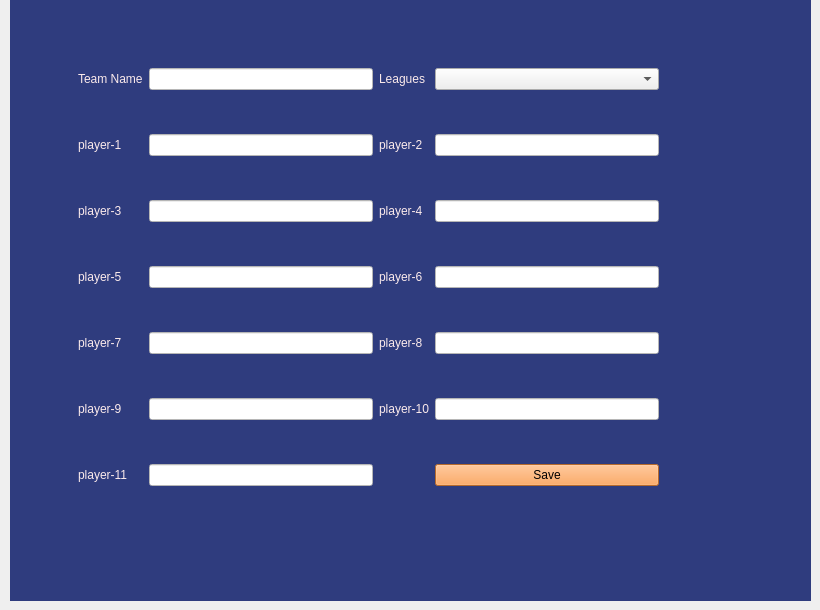
         <widget class="QWidget" name="tab_2">
          <attribute name="title">
           <string>ADD NEW </string>
          </attribute>
          <widget class="QWidget" name="gridLayoutWidget">
           <property name="geometry">
            <rect>
             <x>78</x>
             <y>30</y>
             <width>581</width>
             <height>501</height>
            </rect>
           </property>
           <layout class="QGridLayout" name="gridLayout_2">
            <item row="6" column="1">
             <widget class="QLineEdit" name="player10">
              <property name="styleSheet">
               <string notr="true">background-color: rgb(255, 255, 255);</string>
              </property>
             </widget>
            </item>
            <item row="2" column="3">
             <widget class="QLineEdit" name="player3">
              <property name="styleSheet">
               <string notr="true">background-color: rgb(255, 255, 255);</string>
              </property>
             </widget>
            </item>
            <item row="5" column="0">
             <widget class="QLabel" name="label_21">
              <property name="styleSheet">
               <string notr="true">font: 10pt &quot;Simplified Arabic&quot;;
color: rgb(251, 234, 235);
background-color: rgb(47, 60, 126);
font: 700 10pt &quot;Segoe UI&quot;;</string>
              </property>
              <property name="text">
               <string>player-9</string>
              </property>
             </widget>
            </item>
            <item row="2" column="2">
             <widget class="QLabel" name="label_17">
              <property name="styleSheet">
               <string notr="true">font: 10pt &quot;Simplified Arabic&quot;;
color: rgb(251, 234, 235);
background-color: rgb(47, 60, 126);
font: 700 10pt &quot;Segoe UI&quot;;</string>
              </property>
              <property name="text">
               <string>player-4</string>
              </property>
             </widget>
            </item>
            <item row="5" column="3">
             <widget class="QLineEdit" name="player9">
              <property name="styleSheet">
               <string notr="true">background-color: rgb(255, 255, 255);</string>
              </property>
             </widget>
            </item>
            <item row="6" column="0">
             <widget class="QLabel" name="label_24">
              <property name="styleSheet">
               <string notr="true">font: 10pt &quot;Simplified Arabic&quot;;
color: rgb(251, 234, 235);
background-color: rgb(47, 60, 126);
font: 700 10pt &quot;Segoe UI&quot;;</string>
              </property>
              <property name="text">
               <string>player-11</string>
              </property>
             </widget>
            </item>
            <item row="4" column="1">
             <widget class="QLineEdit" name="player6">
              <property name="styleSheet">
               <string notr="true">background-color: rgb(255, 255, 255);</string>
              </property>
             </widget>
            </item>
            <item row="2" column="0">
             <widget class="QLabel" name="label_18">
              <property name="styleSheet">
               <string notr="true">font: 10pt &quot;Simplified Arabic&quot;;
color: rgb(251, 234, 235);
background-color: rgb(47, 60, 126);
font: 700 10pt &quot;Segoe UI&quot;;</string>
              </property>
              <property name="text">
               <string>player-3</string>
              </property>
             </widget>
            </item>
            <item row="5" column="1">
             <widget class="QLineEdit" name="player8">
              <property name="styleSheet">
               <string notr="true">background-color: rgb(255, 255, 255);</string>
              </property>
             </widget>
            </item>
            <item row="0" column="0">
             <widget class="QLabel" name="label_6">
              <property name="styleSheet">
               <string notr="true">font: 10pt &quot;Simplified Arabic&quot;;
color: rgb(251, 234, 235);
background-color: rgb(47, 60, 126);
font: 700 10pt &quot;Segoe UI&quot;;</string>
              </property>
              <property name="text">
               <string>Team Name</string>
              </property>
             </widget>
            </item>
            <item row="0" column="3">
             <widget class="QComboBox" name="leagues"/>
            </item>
            <item row="1" column="2">
             <widget class="QLabel" name="label_19">
              <property name="styleSheet">
               <string notr="true">font: 10pt &quot;Simplified Arabic&quot;;
color: rgb(251, 234, 235);
background-color: rgb(47, 60, 126);
font: 700 10pt &quot;Segoe UI&quot;;</string>
              </property>
              <property name="text">
               <string>player-2</string>
              </property>
             </widget>
            </item>
            <item row="0" column="2">
             <widget class="QLabel" name="label_7">
              <property name="styleSheet">
               <string notr="true">font: 10pt &quot;Simplified Arabic&quot;;
color: rgb(251, 234, 235);
background-color: rgb(47, 60, 126);
font: 700 10pt &quot;Segoe UI&quot;;</string>
              </property>
              <property name="text">
               <string>Leagues</string>
              </property>
             </widget>
            </item>
            <item row="3" column="1">
             <widget class="QLineEdit" name="player4">
              <property name="styleSheet">
               <string notr="true">background-color: rgb(255, 255, 255);</string>
              </property>
             </widget>
            </item>
            <item row="6" column="3">
             <widget class="QPushButton" name="pushButton_2">
              <property name="styleSheet">
               <string notr="true">background-color: rgb(255, 148, 60);
selection-background-color: rgb(250, 87, 46);

font: 700 10pt &quot;Segoe UI&quot;;</string>
              </property>
              <property name="text">
               <string>Save</string>
              </property>
             </widget>
            </item>
            <item row="3" column="2">
             <widget class="QLabel" name="label_15">
              <property name="styleSheet">
               <string notr="true">font: 10pt &quot;Simplified Arabic&quot;;
color: rgb(251, 234, 235);
background-color: rgb(47, 60, 126);
font: 700 10pt &quot;Segoe UI&quot;;</string>
              </property>
              <property name="text">
               <string>player-6</string>
              </property>
             </widget>
            </item>
            <item row="4" column="2">
             <widget class="QLabel" name="label_22">
              <property name="styleSheet">
               <string notr="true">font: 10pt &quot;Simplified Arabic&quot;;
color: rgb(251, 234, 235);
background-color: rgb(47, 60, 126);
font: 700 10pt &quot;Segoe UI&quot;;</string>
              </property>
              <property name="text">
               <string>player-8</string>
              </property>
             </widget>
            </item>
            <item row="1" column="3">
             <widget class="QLineEdit" name="player1">
              <property name="styleSheet">
               <string notr="true">background-color: rgb(255, 255, 255);</string>
              </property>
             </widget>
            </item>
            <item row="5" column="2">
             <widget class="QLabel" name="label_20">
              <property name="styleSheet">
               <string notr="true">font: 10pt &quot;Simplified Arabic&quot;;
color: rgb(251, 234, 235);
background-color: rgb(47, 60, 126);
font: 700 10pt &quot;Segoe UI&quot;;</string>
              </property>
              <property name="text">
               <string>player-10</string>
              </property>
             </widget>
            </item>
            <item row="2" column="1">
             <widget class="QLineEdit" name="player2">
              <property name="styleSheet">
               <string notr="true">background-color: rgb(255, 255, 255);</string>
              </property>
             </widget>
            </item>
            <item row="4" column="0">
             <widget class="QLabel" name="label_23">
              <property name="styleSheet">
               <string notr="true">font: 10pt &quot;Simplified Arabic&quot;;
color: rgb(251, 234, 235);
background-color: rgb(47, 60, 126);
font: 700 10pt &quot;Segoe UI&quot;;</string>
              </property>
              <property name="text">
               <string>player-7</string>
              </property>
             </widget>
            </item>
            <item row="1" column="0">
             <widget class="QLabel" name="label_14">
              <property name="styleSheet">
               <string notr="true">font: 10pt &quot;Simplified Arabic&quot;;
color: rgb(251, 234, 235);
background-color: rgb(47, 60, 126);
font: 700 10pt &quot;Segoe UI&quot;;</string>
              </property>
              <property name="text">
               <string>player-1</string>
              </property>
             </widget>
            </item>
            <item row="4" column="3">
             <widget class="QLineEdit" name="player7">
              <property name="styleSheet">
               <string notr="true">background-color: rgb(255, 255, 255);</string>
              </property>
             </widget>
            </item>
            <item row="0" column="1">
             <widget class="QLineEdit" name="new_team_name">
              <property name="styleSheet">
               <string notr="true">background-color: rgb(255, 255, 255);</string>
              </property>
             </widget>
            </item>
            <item row="1" column="1">
             <widget class="QLineEdit" name="player0">
              <property name="styleSheet">
               <string notr="true">background-color: rgb(255, 255, 255);
background-color: rgb(255, 255, 255);</string>
              </property>
             </widget>
            </item>
            <item row="3" column="0">
             <widget class="QLabel" name="label_16">
              <property name="styleSheet">
               <string notr="true">font: 10pt &quot;Simplified Arabic&quot;;
color: rgb(251, 234, 235);
background-color: rgb(47, 60, 126);
font: 700 10pt &quot;Segoe UI&quot;;</string>
              </property>
              <property name="text">
               <string>player-5</string>
              </property>
             </widget>
            </item>
            <item row="3" column="3">
             <widget class="QLineEdit" name="player5">
              <property name="sizePolicy">
               <sizepolicy hsizetype="Ignored" vsizetype="Ignored">
                <horstretch>0</horstretch>
                <verstretch>0</verstretch>
               </sizepolicy>
              </property>
              <property name="styleSheet">
               <string notr="true">background-color: rgb(255, 255, 255);</string>
              </property>
             </widget>
            </item>
           </layout>
          </widget>
          <widget class="QLabel" name="label_48">
           <property name="geometry">
            <rect>
             <x>650</x>
             <y>0</y>
             <width>121</width>
             <height>141</height>
            </rect>
           </property>
           <property name="styleSheet">
            <string notr="true">image: url(:/img/img/football.png);
background-color: rgba(0,0,0,0%)</string>
           </property>
           <property name="text">
            <string/>
           </property>
          </widget>
          <widget class="QLabel" name="label_49">
           <property name="geometry">
            <rect>
             <x>10</x>
             <y>0</y>
             <width>801</width>
             <height>601</height>
            </rect>
           </property>
           <property name="styleSheet">
            <string notr="true">background-color: rgb(47, 60, 126);</string>
           </property>
           <property name="text">
            <string/>
           </property>
          </widget>
          <zorder>label_49</zorder>
          <zorder>gridLayoutWidget</zorder>
          <zorder>label_48</zorder>
         </widget>
